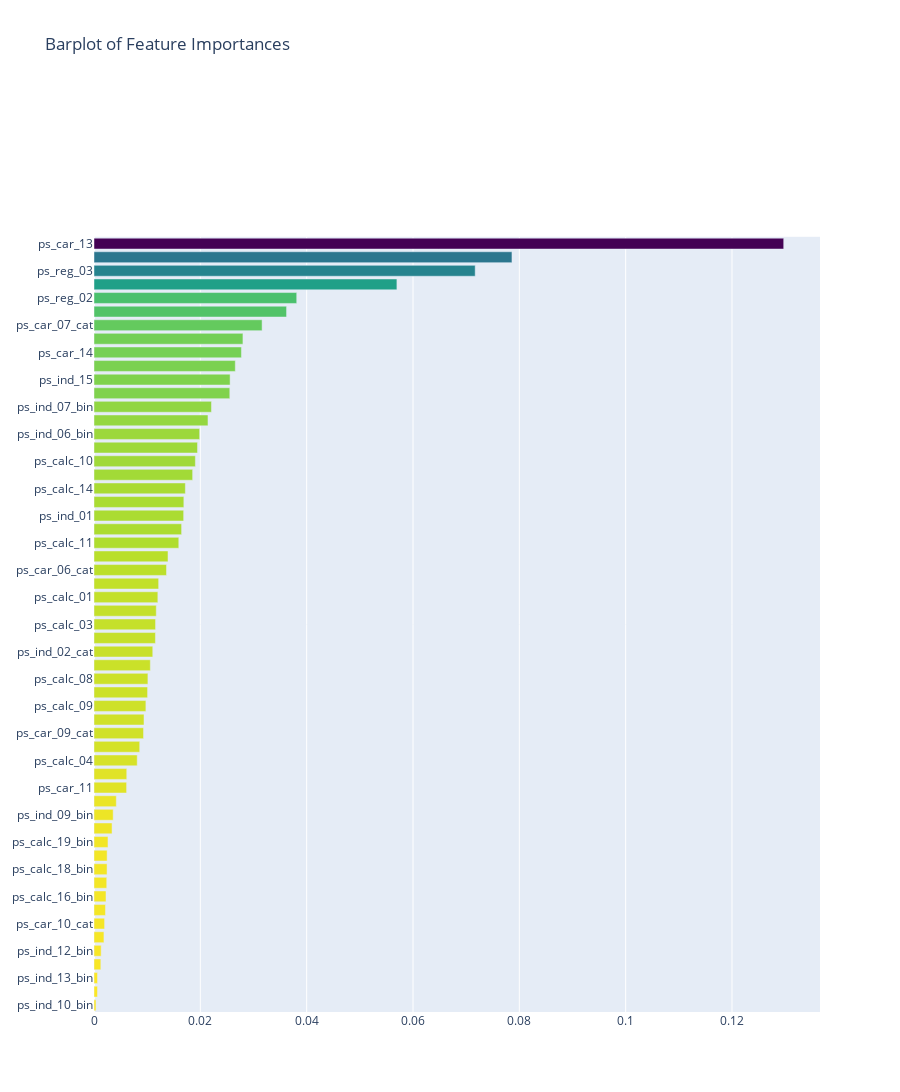

Notebook cell for this chart:
### Code cell
#모든 변수들을 중요도 순으로 내림차순 정렬하여 bar plot으로 나타낼 수 있다.
x, y = (list(x) for x in zip(*sorted(zip(rf.feature_importances_, features),
                                    reverse = False)))

trace2 = go.Bar(
    x = x,
    y = y,
    marker = dict(
        color = x,
        colorscale = 'Viridis',
        reversescale = True
    ),
    name = 'Random Forest Feature Importances',
    orientation = 'h',
)

layout = dict(
    title = 'Barplot of Feature Importances',
    width = 900, height = 1500,
    yaxis = dict(
        showgrid = False,
        showline = False,
        showticklabels = True,
            domain = [0, 0.85],
    ))

fig1 = go.Figure(data=[trace2])
fig1['layout'].update(layout)
py.iplot(fig1, filename='plots')

### Figure 1 — Plotly figure (JSON) as saved in the notebook; plotly's stock layout.template omitted (floating-point values rounded to 4 significant figures)
{"data": [{"marker": {"color": [0.0003743, 0.0006586, 0.0006631, 0.001287, 0.001347, 0.00187, 0.00199, 0.002158, 0.002257, 0.002396, 0.002456, 0.00247, 0.00263, 0.003394, 0.003608, 0.004199, 0.006131, 0.006161, 0.008129, 0.008598, 0.009318, 0.009404, 0.00976, 0.01008, 0.01014, 0.01059, 0.01105, 0.01156, 0.01158, 0.01171, 0.01201, 0.01216, 0.01364, 0.01392, 0.01595, 0.01648, 0.01686, 0.0169, 0.01718, 0.01855, 0.01907, 0.01947, 0.01987, 0.02144, 0.02209, 0.02554, 0.0256, 0.02658, 0.02773, 0.02801, 0.03162, 0.03622, 0.03813, 0.05697, 0.0717, 0.07861, 0.1297], "colorscale": [[0, "#440154"], [0.1111, "#482878"], [0.2222, "#3e4989"], [0.3333, "#31688e"], [0.4444, "#26828e"], [0.5556, "#1f9e89"], [0.6667, "#35b779"], [0.7778, "#6ece58"], [0.8889, "#b5de2b"], [1, "#fde725"]], "reversescale": true}, "name": "Random Forest Feature Importances", "orientation": "h", "type": "bar", "x": [0.0003743, 0.0006586, 0.0006631, 0.001287, 0.001347, 0.00187, 0.00199, 0.002158, 0.002257, 0.002396, 0.002456, 0.00247, 0.00263, 0.003394, 0.003608, 0.004199, 0.006131, 0.006161, 0.008129, 0.008598, 0.009318, 0.009404, 0.00976, 0.01008, 0.01014, 0.01059, 0.01105, 0.01156, 0.01158, 0.01171, 0.01201, 0.01216, 0.01364, 0.01392, 0.01595, 0.01648, 0.01686, 0.0169, 0.01718, 0.01855, 0.01907, 0.01947, 0.01987, 0.02144, 0.02209, 0.02554, 0.0256, 0.02658, 0.02773, 0.02801, 0.03162, 0.03622, 0.03813, 0.05697, 0.0717, 0.07861, 0.1297], "y": ["ps_ind_10_bin", "ps_ind_11_bin", "ps_ind_13_bin", "ps_calc_20_bin", "ps_ind_12_bin", "ps_calc_15_bin", "ps_car_10_cat", "ps_ind_18_bin", "ps_calc_16_bin", "ps_ind_14", "ps_calc_18_bin", "ps_calc_17_bin", "ps_calc_19_bin", "ps_car_08_cat", "ps_ind_09_bin", "ps_ind_08_bin", "ps_car_11", "ps_car_05_cat", "ps_calc_04", "ps_calc_06", "ps_car_09_cat", "ps_car_02_cat", "ps_calc_09", "ps_calc_12", "ps_calc_08", "ps_calc_05", "ps_ind_02_cat", "ps_calc_07", "ps_calc_03", "ps_calc_13", "ps_calc_01", "ps_calc_02", "ps_car_06_cat", "ps_ind_16_bin", "ps_calc_11", "ps_reg_01", "ps_ind_01", "ps_car_11_cat", "ps_calc_14", "ps_car_15", "ps_calc_10", "ps_ind_04_cat", "ps_ind_06_bin", "ps_car_03_cat", "ps_ind_07_bin", "ps_car_01_cat", "ps_ind_15", "ps_car_12", "ps_car_14", "ps_car_04_cat", "ps_car_07_cat", "ps_ind_03", "ps_reg_02", "ps_ind_17_bin", "ps_reg_03", "ps_ind_05_cat", "ps_car_13"]}], "layout": {"height": 1500, "title": {"text": "Barplot of Feature Importances"}, "width": 900, "yaxis": {"domain": [0, 0.85], "showgrid": false, "showline": false, "showticklabels": true}}}
